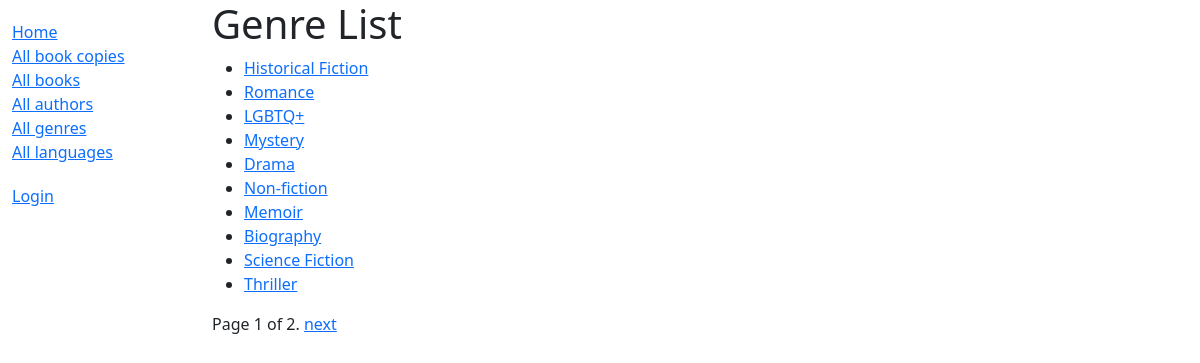
The page /catalog/genres/ on the database its author committed.
### catalog/models.py (models this page shows)
class Genre(models.Model):
    name = models.CharField(
        max_length=200,
        unique=True,
        help_text="Enter a book genre (e.g. Science Fiction, French Poetry etc.)"
    )
    def __str__(self):
        return self.name
    def get_absolute_url(self):
        return reverse('genre-detail', args=[str(self.id)])
    class Meta:
        constraints = [
            UniqueConstraint(
                Lower('name'),
                name='genre_name_case_insensitive_unique',
                violation_error_message = "Genre already exists (case insensitive match)"
            ),
        ]

### catalog/views.py (the view)
# urls.py: path('genres/', views.GenreListView.as_view(), name='genres'),
class GenreListView(generic.ListView):
    model = Genre
    paginate_by = 10

### catalog/templates/catalog/genre_list.html
{% extends "base_generic.html" %}
{% block content %}
<h1>Genre List</h1>
{% if genre_list %}
  <ul>
  {% for genre in genre_list %}
    <li>
      <a href="{{ genre.get_absolute_url }}">
      {{ genre }}
      </a>
    </li>
  {% endfor %}
 </ul>
{% else %}
  <p>There are no genres available.</p>
{% endif %}
{% endblock %}

### rows shown on the page
Genre: name "Historical Fiction"
Genre: name "Romance"
Genre: name "LGBTQ+"
Genre: name "Mystery"
Genre: name "Drama"
Genre: name "Non-fiction"
Genre: name "Memoir"
Genre: name "Biography"
Genre: name "Science Fiction"
Genre: name "Thriller"

### other values the page prints
{{ page_obj.number }} "1"
{{ page_obj.paginator.num_pages }} "2"
